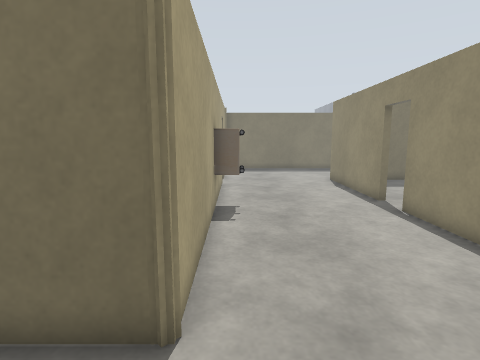
[1] (above)

23 first-person views from a walk through a world built for the Gazebo simulator. The camera is 1.3 m above the floor, tilts 8° down and sees 80° across. The floor is counted in squares, 0.5 m on a side. Each view is taken from the middle of a square. On the plan, view 1 faces up. The plan holds only what a view shows up to about 19 squares ahead; the rest is blank. The place goes on beyond the plan. Simple shapes stand in for some stock models.

[2]
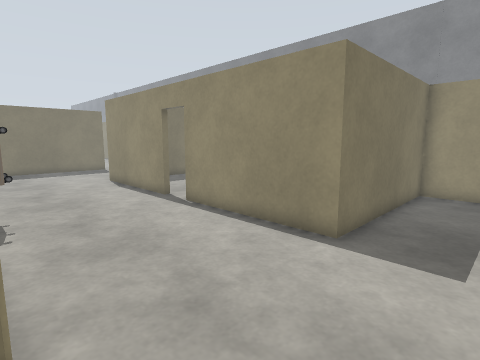

[3]
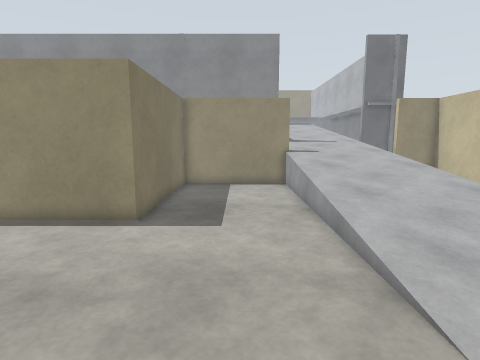

[4]
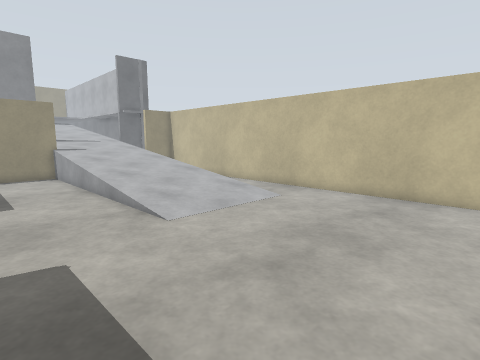

[5]
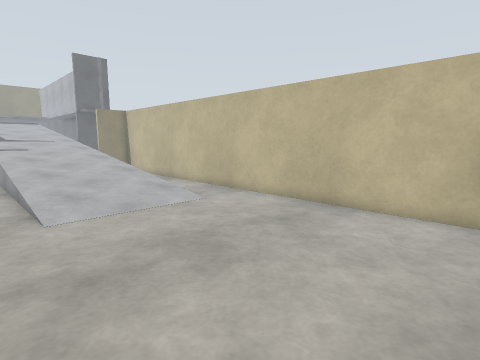

[6]
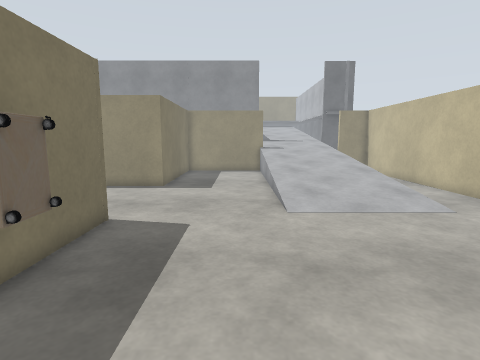

[7]
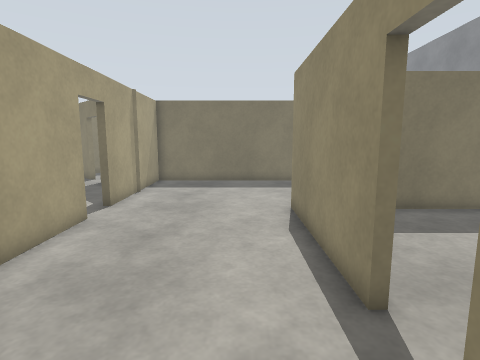

[8]
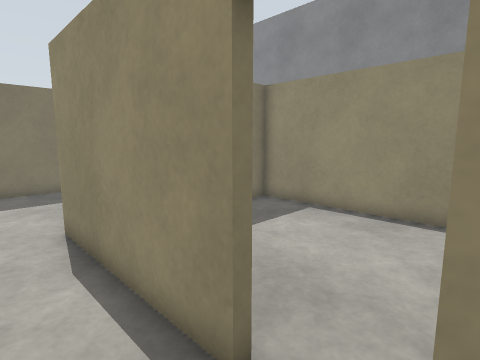

[9]
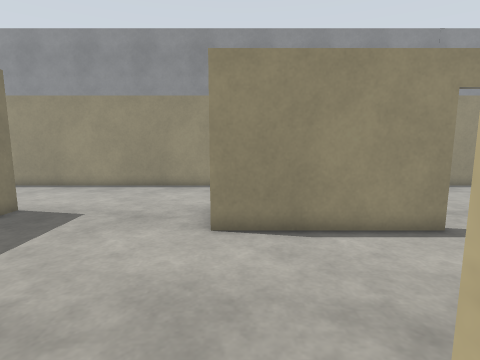

[10]
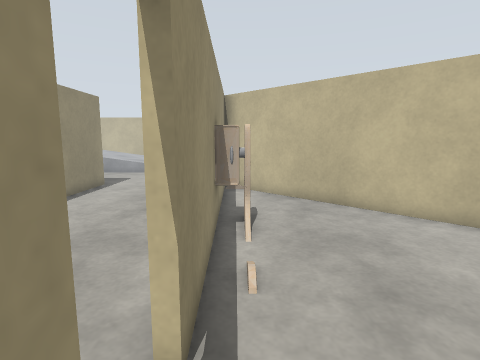

[11]
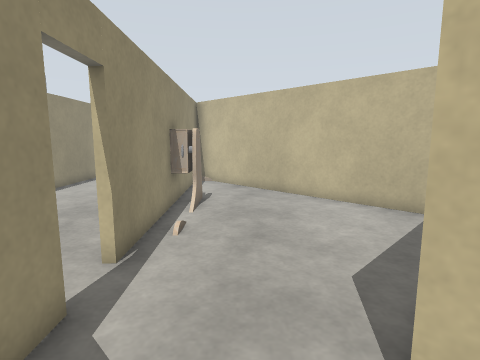

[12]
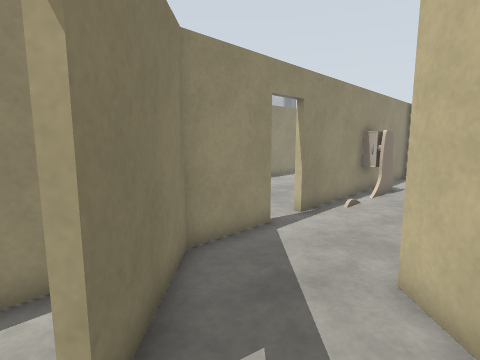

[13]
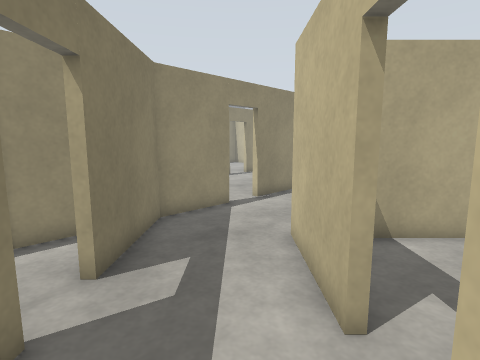

[14]
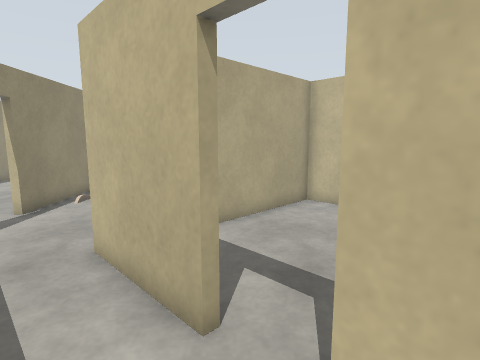

[15]
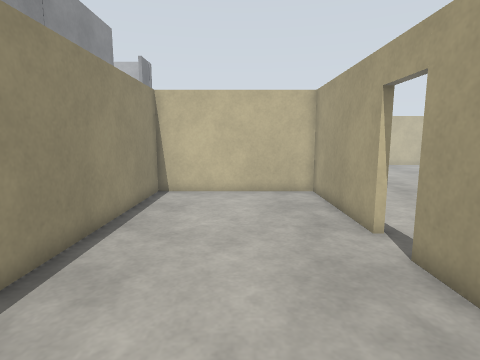

[16]
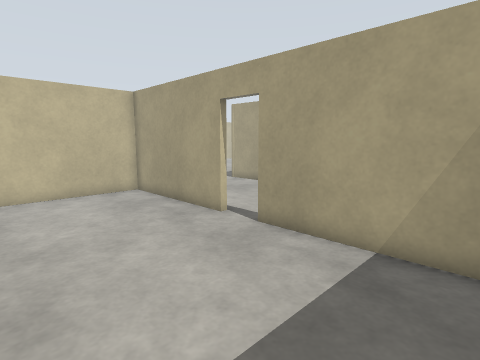

[17]
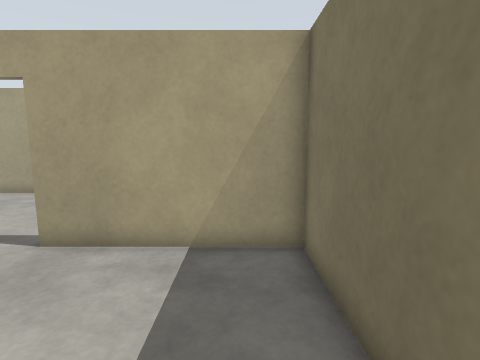

[18]
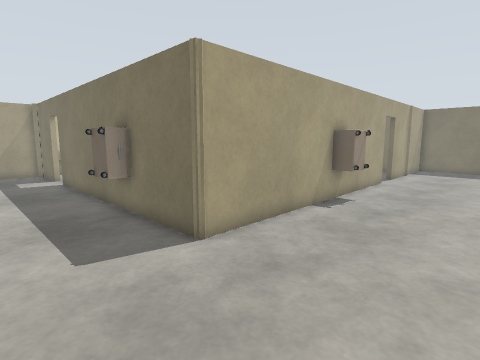

[19]
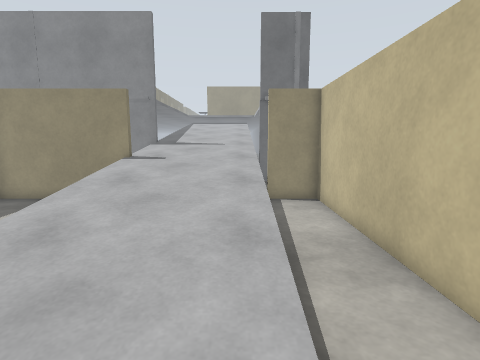

[20]
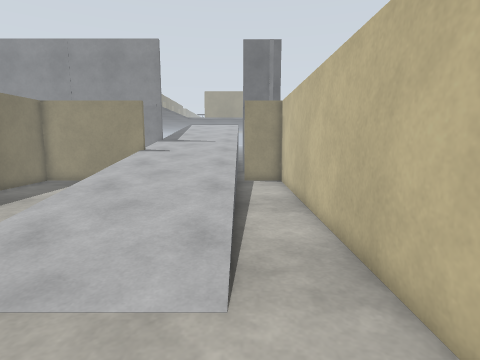

[21]
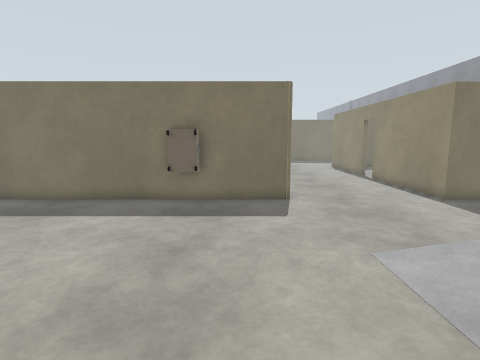

[22]
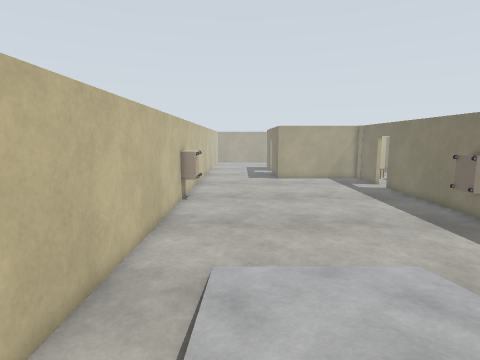

[23]
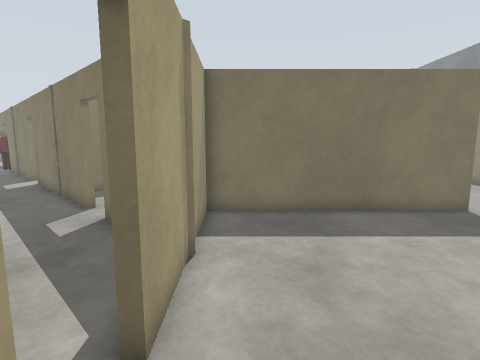

### Floor plan
Points are (right, up) in squares from view 1. A wall is a line through its corners. A room is listed if a view was taken in it or the views show most of it. See-through windows are left out.
Room 1 (views 1, 2, 3, 4, 5, 6, 7, 8, 18, 19, 20, 21, 22, 23)
walls: (-1, 10.6) (-0.8, 3.4) (-0.9, 3.3) (-4.6, 3.3); (-6.4, 3.3) (-10.5, 3.3); (6, 12.1) (6, 18.9); (14.2, -3) (14.2, 3.3) (6, 3.3) (6, 10.3); (-1.1, 17.3) (-1, 11.6); (-9.4, -11.6) (14.2, -11.6) (14.2, -9.2); (-1.2, 22.2) (-1.1, 19); (14.2, 19.6) (14.2, 27.5); (8.5, 26.3) (-1.2, 26.3) (-1.2, 22.7)
ways out: open door at (-1, 18.5) to room 2; open door at (6, 11.5) to room 3
objects: desk (-10, -12) to (-9, -11); desk (-6, 2) to (-5, 3)
Room 2 (views 9, 10, 11, 12, 13, 14)
walls: (-1.4, 18.9) (-1.5, 22.3) (-4.5, 25.3); (-1, 11.6) (-1, 10.6); (-10.5, 13.2) (-1.2, 3.8) (-1.4, 17.3); (-8.6, 23.6) (-5.6, 20.6); (-5.8, 26.6) (-6.7, 27.6); (-10.4, 25.4) (-9.7, 24.7)
ways out: open door at (-1, 18.5) to room 1; open door at (-9, 24); open door at (-5, 26)
objects: desk (-2, 10) to (0, 12)
Room 3 (views 15, 16, 17)
walls: (6.3, 10.3) (6.3, 3.7) (14.2, 3.7) (14.2, 18.5) (6.3, 18.5) (6.3, 12.1)
ways out: open door at (6, 11.5) to room 1

Where each view was taken, in squares from view 1:
view 1: 0 up, 0 right, facing up
view 2: 0 up, 1 left, facing up-right
view 3: 0 up, 3 left, facing right
view 4: 2 up, 8 left, facing down-right
view 5: 1 down, 10 left, facing down-right
view 6: 1 down, 10 left, facing right
view 7: 8 up, 4 right, facing up
view 8: 10 up, 4 right, facing up-right
view 9: 18 up, 2 left, facing right
view 10: 20 up, 2 left, facing down
view 11: 23 up, 4 left, facing down
view 12: 26 up, 7 left, facing down-right
view 13: 27 up, 10 left, facing down-right
view 14: 27 up, 9 left, facing down
view 15: 18 up, 10 right, facing down
view 16: 18 up, 13 right, facing down-left
view 17: 17 up, 13 right, facing left
view 18: 1 down, 5 right, facing up-left
view 19: 8 down, 1 right, facing right
view 20: 9 down, 4 left, facing right
view 21: 9 down, 3 left, facing up
view 22: 8 down, 8 right, facing left
view 23: 16 up, 0 right, facing up
